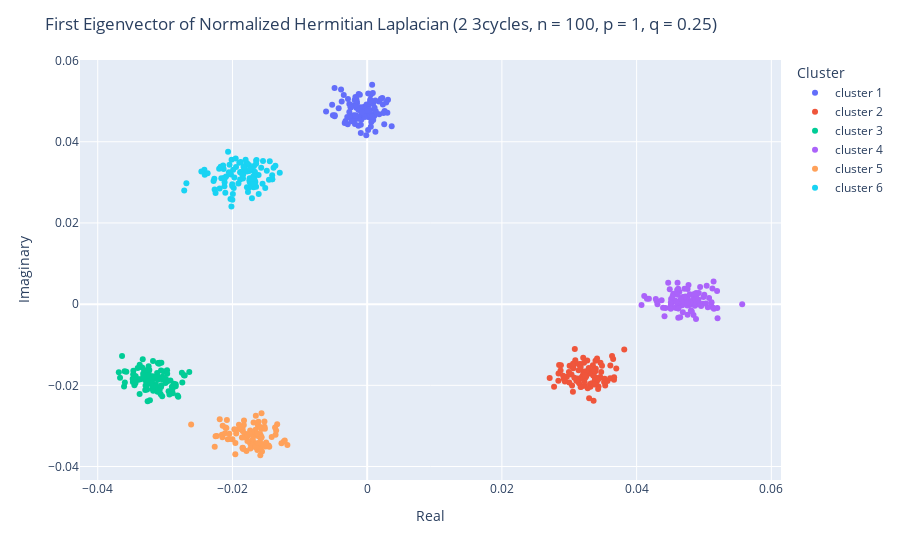
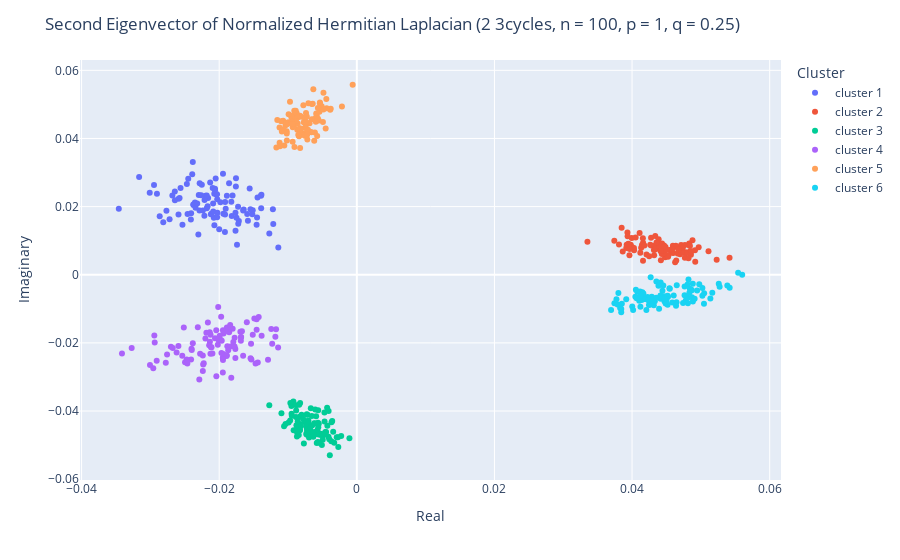
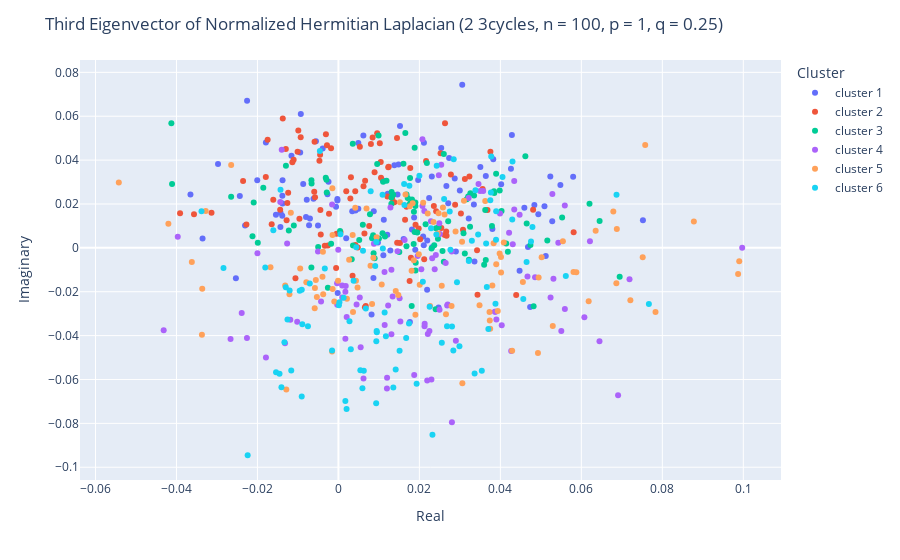

Here is the notebook cell these charts were saved with, in order:
### Markdown cell above
Lets repeat with p = 1, q = 0.25.

### Code cell
# We will repeat with p set to 1 so there is no randomness.
p = 1
q = 0.25
adjacency_matrix = construct_graph_2_3_cycles(n,p,q)
# Generate hermitian adjacency matrix
A = get_hermitian_adjacency_matrix(adjacency_matrix, normalize=True)
# first look at eigenvalues of normalized hermitian laplacian
determined_eig_vals, determined_eig_vecs = np.linalg.eig(np.eye(6*n) - A)
#sorting according to largest in magnitude
determined_eig_vals = np.real(determined_eig_vals)
idx = np.abs(determined_eig_vals).argsort()
determined_eig_vals = determined_eig_vals[idx]
determined_eig_vecs = determined_eig_vecs[:,idx]

det_x_0 = np.real(determined_eig_vecs[:,0])
det_y_0 = np.imag(determined_eig_vecs[:,0])
fig = go.Figure()
fig = px.scatter(x=det_x_0, y=det_y_0, color=clusters)
# add title and label axis and legend
fig.update_layout(title=f'First Eigenvector of Normalized Hermitian Laplacian ({graph_description}, n = {n}, p = {p}, q = {q})', xaxis_title='Real', yaxis_title='Imaginary', legend_title='Cluster')
fig.show()

# repeating for the second eigenvector
det_x_1 = np.real(determined_eig_vecs[:,1])
det_y_1 = np.imag(determined_eig_vecs[:,1])
fig = go.Figure()
fig = px.scatter(x=det_x_1, y=det_y_1, color=clusters)
# add title and label axis and legend
fig.update_layout(title=f'Second Eigenvector of Normalized Hermitian Laplacian ({graph_description}, n = {n}, p = {p}, q = {q})', xaxis_title='Real', yaxis_title='Imaginary', legend_title='Cluster')
fig.show()

det_x_2 = np.real(determined_eig_vecs[:,2])
det_y_2 = np.imag(determined_eig_vecs[:,2])
fig = go.Figure()
fig = px.scatter(x=det_x_2, y=det_y_2, color=clusters)
# add title and label axis and legend
fig.update_layout(title=f'Third Eigenvector of Normalized Hermitian Laplacian ({graph_description}, n = {n}, p = {p}, q = {q})', xaxis_title='Real', yaxis_title='Imaginary', legend_title='Cluster')
fig.show()
